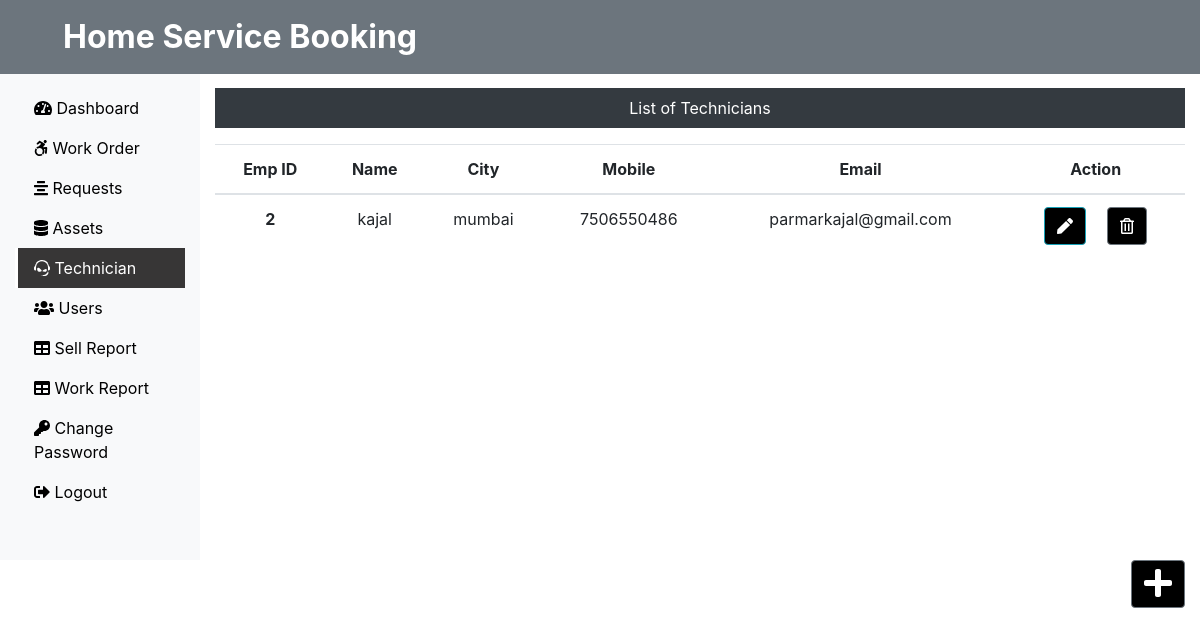
/Admin/technician.php (signed in), run on the app's committed database.
### tables this page shows
CREATE TABLE `technician_tb` (
  `id` int(11) NOT NULL,
  `name` varchar(100) NOT NULL,
  `city` varchar(100) NOT NULL,
  `mobile` bigint(20) NOT NULL,
  `email` varchar(100) NOT NULL
);

### Admin/technician.php (the view, shortened to what this page needs)
<?php
include('includes/header.php');
include('../dbConnection.php');
?>
<div class="col-sm-9 col-md-10 mt-5 text-center">
  <p class=" bg-dark text-white p-2">List of Technicians</p>
  <?php
    $sql = "SELECT * FROM technician_tb";
    $result = $conn->query($sql);
    if($result->num_rows > 0){
 echo '<table class="table">
  <thead>
   <tr>
    <th scope="col">Emp ID</th>
    <th scope="col">Name</th>
    <th scope="col">City</th>
    <th scope="col">Mobile</th>
    <th scope="col">Email</th>
    <th scope="col">Action</th>
   </tr>
  </thead>
  <tbody>';
  while($row = $result->fetch_assoc()){
   echo '<tr>';
    echo '<th scope="row">'.$row["id"].'</th>';
    echo '<td>'. $row["name"].'</td>';
    echo '<td>'.$row["city"].'</td>';
    echo '<td>'.$row["mobile"].'</td>';
    echo '<td>'.$row["email"].'</td>';
    echo '<td><form action="editemp.php" method="POST" class="d-inline"> <input type="hidden" name="id" value='. $row["id"] .'><button type="submit" class="btn btn-info mr-3" name="view" value="View"><i class="fas fa-pen"></i></button></form>  <form action="" method="POST" class="d-inline"><input type="hidden" name="id" value='. $row["id"] .'><button type="submit" class="btn btn-secondary" name="delete" value="Delete"><i class="far fa-trash-alt"></i></button></form></td>
   </tr>';
  }
 echo '</tbody>
 </table>';
} else {
  echo "0 Result";
}
?>
</div>
</div><div class="d-flex justify-content-end">
  <a class="btn btn-secondary box" href="insertemp.php">
    <i class="fas fa-plus fa-2x"></i>
  </a>
</div>
</div>
<?php
include('includes/footer.php');
?>

### css/custom.css (style rules this page uses)
.btn { background-color: rgb(0, 0, 0); color: rgb(255, 255, 255); }

### data on the page
technician_tb: id "2", name "kajal", city "mumbai", mobile "7506550486", email "parmarkajal@gmail.com"
